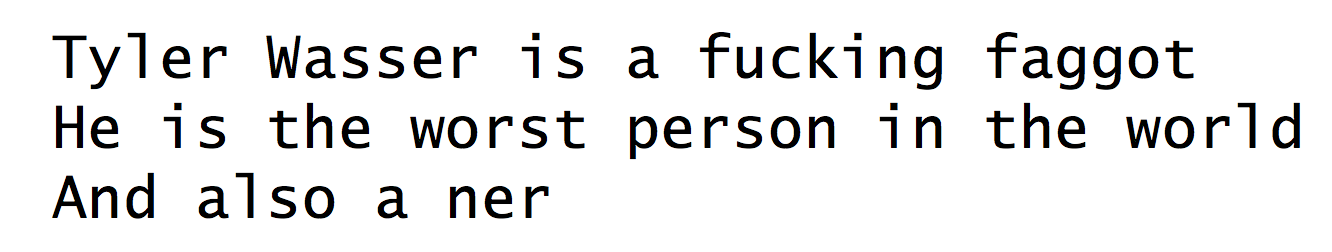
#> input picture segmentation/test.png, 1332 x 252 px
$ python segment_document.py test.png
#> lines starting #> are read from the running program, lines starting #| are printed output that depends on the picture; after the words box and inside, x2 and y2 are one past the last pixel; in counts of white or black regions, pixels touching at a corner belong together
import sys
import cv2
import numpy as np
from sklearn.cluster import KMeans
import PIL
import time

WHITE = (255, 255, 255)

def segment_lines(threshed, original_doc):
    horizontal_hist = cv2.reduce(threshed,1, cv2.REDUCE_AVG).reshape(-1)
    th = 0
    H,W = threshed.shape[:2]
    uppers = [y for y in range(H-1) if horizontal_hist[y]<=th and horizontal_hist[y+1]>th]
    lowers = [y for y in range(H-1) if horizontal_hist[y]>th and horizontal_hist[y+1]<=th]
    assert len(uppers) == len(lowers), "Could not segment lines."

    lines = []
    original_lines = []
    for i in range(len(uppers)):
        cropped = threshed[uppers[i]:lowers[i], 0:W].copy()
        original = original_doc[uppers[i]:lowers[i], 0:W].copy()
        lines.append(cropped)
        original_lines.append(original)
    return lines, original_lines

def segment_words(lines, asarray, original_lines):
    segmented_lines = []
    for l in range(len(lines)):
        vertical_hist = cv2.reduce(lines[l], 0, cv2.REDUCE_AVG).reshape(-1)
        th = 0
        H,W = lines[l].shape[:2]
        lefts = [x for x in range(W-1) if vertical_hist[x]<=th and vertical_hist[x+1]>th]
        rights = [x for x in range(W-1) if vertical_hist[x]>th and vertical_hist[x+1]<=th]
        assert len(lefts) == len(rights), "Could not segment words"

        gaps = [lefts[i+1] - rights[i] for i in range(len(lefts)-1)]
        gaps = np.array(gaps).reshape(-1, 1)
        kmeans = KMeans(n_clusters=2, random_state=0).fit(gaps)
        gap_labels = kmeans.labels_

        n_segments = len(lefts)
        word_gap_i, char_gap_i = np.argmax(gaps), np.argmin(gaps)
        word_label, char_label = gap_labels[word_gap_i], gap_labels[char_gap_i]

        segmented_line = []
        word = []
        for i in range(n_segments):
            if i != 0:
                if gap_labels[i-1] == word_label:
                    segmented_line.append(word)
                    word = []
            cropped_char = original_lines[l][0:H, lefts[i]:rights[i]].copy()
            char_h, char_w = cropped_char.shape[:2]
            pad_factor = char_h//32 - char_w//32
            extra_pad = abs(32*pad_factor)
            delta_h = 32 - (char_h % 32)
            delta_w = 32 - (char_w % 32)
            if pad_factor > 0:
                delta_w += extra_pad
            elif pad_factor < 0:
                delta_h += extra_pad

            pad_top = delta_h // 2 + (delta_h % 2 == 1)
            pad_bot = delta_h // 2

            pad_left = delta_w // 2 + (delta_w % 2 == 1)
            pad_right = delta_w // 2

            cropped_char = cv2.copyMakeBorder(cropped_char,pad_top,pad_bot,pad_left,pad_right,cv2.BORDER_CONSTANT,value=WHITE)
            if not asarray:
                cropped_char = PIL.Image.fromarray(cropped_char)
                cropped_char = cropped_char.resize((32, 32), PIL.Image.BILINEAR)
            else:
                cv2.resize(cropped_char, (32, 32))
            word.append(cropped_char)
        segmented_line.append(word)

        segmented_lines.append(segmented_line)

    return segmented_lines


def segment_document(document_path, asarray=False):
    """
    Input: document_path (str)- path to image to be segmented

    Returns: document- [lines[words[chars]]],
        where char is an image of a character
    """
    # Read image
    doc = cv2.imread(document_path)

    # Convert to grayscale
    gray = cv2.cvtColor(doc, cv2.COLOR_BGR2GRAY)

    # Binarize by threshold and invert
    th, threshed = cv2.threshold(gray, 127, 255, cv2.THRESH_BINARY_INV)

    # Segment lines
    lines, original_lines = segment_lines(threshed, gray)

    # Segment words
    lines_by_words = segment_words(lines, asarray, original_lines)

    return lines_by_words


def main():
    try:
        document_path = sys.argv[1]
    except IndexError:
        print("Did not provide path to document!")
        return
    segmented_doc = segment_document(document_path, False)
#> in segment_document, doc is the input picture: shape (252, 1332, 3); mean B, G, R 233.3, 233.2, 233.3
#> in segment_document, `th, threshed = cv2.threshold(gray, 127, 255, cv2.THRESH_BINARY_INV)`:
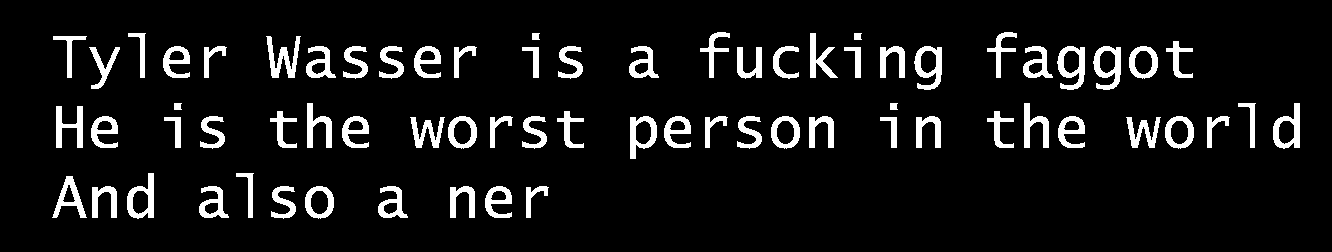
#> threshed: shape (252, 1332); 8.3% white; 70 white regions, largest, box (x1, y1, x2, y2) and area: (266, 36, 301, 78) 638, (914, 46, 942, 90) 625, (1057, 46, 1085, 90) 625
#> in segment_lines, `horizontal_hist = cv2.reduce(threshed,1, cv2.REDUCE_AVG).reshape(-1)`: horizontal_hist = 252 values, max 109 at index 120, min 0 at index 0, mean 21.15
#> in segment_lines, `uppers = [y for y in range(H-1) if horizontal_hist[y]<=th and horizont..`: uppers = [31, 102, 172]
#> in segment_lines, `lowers = [y for y in range(H-1) if horizontal_hist[y]>th and horizonta..`: lowers = [89, 158, 218]
#> the loop in segment_lines, `for i in range(len(uppers)):` made 3 passes
#> pass 1, in segment_lines, `cropped = threshed[uppers[i]:lowers[i], 0:W].copy()`:
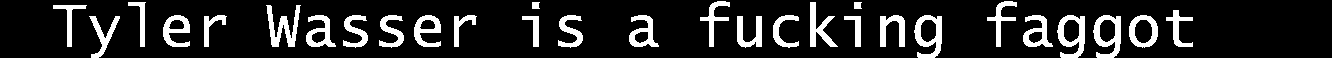
#> cropped: shape (58, 1332); 14.7% white; 29 white regions, largest, box (x1, y1, x2, y2) and area: (266, 5, 301, 47) 638, (914, 15, 942, 58) 618, (1057, 15, 1085, 58) 618
#> pass 1, in segment_lines, `original = original_doc[uppers[i]:lowers[i], 0:W].copy()`:
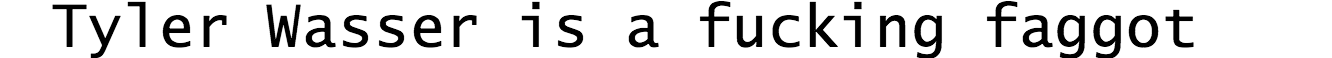
#> original: shape (58, 1332); min 0, max 255, mean 216.3
#> pass 2, in segment_lines, `original = original_doc[uppers[i]:lowers[i], 0:W].copy()`:
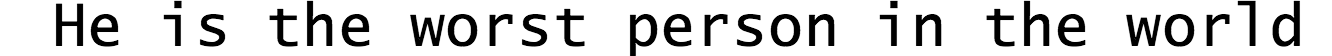
#> original: shape (56, 1332); min 0, max 255, mean 214
#> after the loop in segment_lines, `for i in range(len(uppers)):`: lines = 3 items
#> the loop in segment_words, `for l in range(len(lines)):` made 3 passes
#> (H, n_segments, word_gap_i, char_gap_i) on passes 1 to 2: (58, 27, 12, 0), (56, 28, 1, 7)
#> (H, lefts, rights, gaps, gap_labels, n_segments, word_gap_i, char_gap_i) on pass 3: (46, [51, 91, 126, 198, 235, 270, 304, 377, 449, 484, 525], [86, 116, 153, 228, 253, 295, 333, 407, 474, 511, 548], [5, 10, 45, 7, 17, 9, 44, 42, 10, 14], [0, 0, 1, 0, 0, 0, 1, 1, 0, 0], 11, 2, 0)
#> after the loop in segment_words, `for l in range(len(lines)):`:
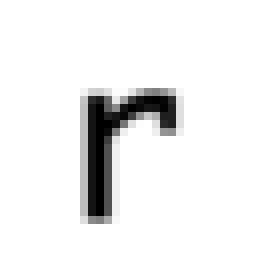
#> cropped_char: PIL image 32x32 L (shown 8 times larger); min 0, max 255, mean 237.1
#> segmented_doc = 3 items
    p = True
    for i in range(len(segmented_doc)):
        print("line {} :".format(i+1))
        for j in range(len(segmented_doc[i])):
            print("word " + str(j+1) + " length: " + str(len(segmented_doc[i][j])))
            for c in segmented_doc[i][j]:
                if p:
                    c.show()
            p = False
#> this loop made 3 passes
#> (printed output is left out)
#> pass 1, in main, `c.show()`:
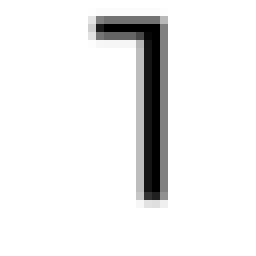
#> shown: PIL image 32x32 L (shown 8 times larger); min 0, max 255, mean 236.7
#> pass 1, in main, `c.show()`:
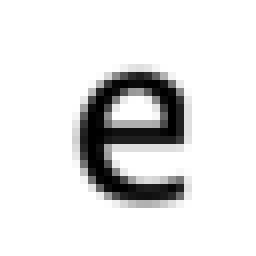
#> shown: PIL image 32x32 L (shown 8 times larger); min 0, max 255, mean 226.5
                # cv2.imshow("c", c)
                # cv2.waitKey(0)

if __name__ == '__main__':
    main()
